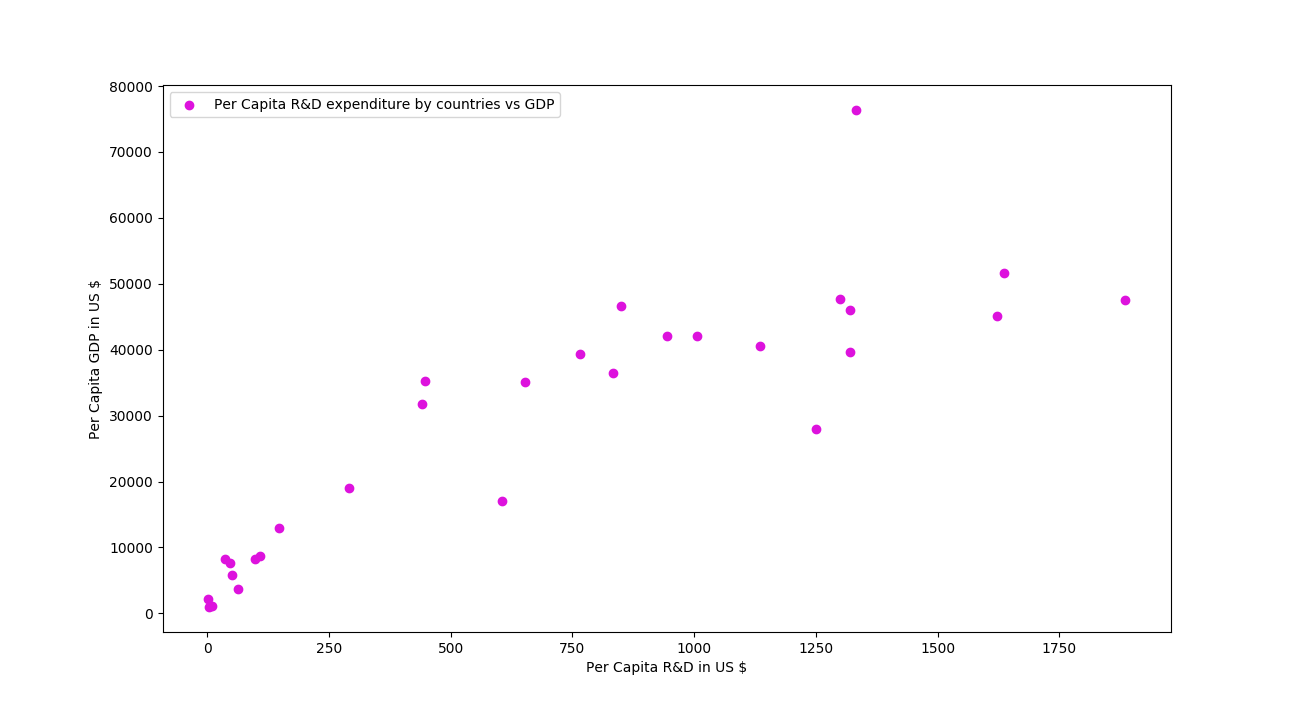

Write Python code to recreate this figure.
import pandas as pd
import matplotlib.pyplot as plt
import sys

#create dataframe from input csv
df=pd.read_csv(sys.argv[1], header='infer')

# plot scatter with first column as per capita R&D expenditure values
# and second column as per capita GDP values, both in US $
plt.scatter(df['Per Capita R&D in US $'],df['Per Capita GDP in US $'],color='#dd12dd',label="Per Capita R&D expenditure by countries vs GDP")

#specifying labels for the axes
plt.xlabel("Per Capita R&D in US $")
plt.ylabel("Per Capita GDP in US $")

plt.legend()
plt.show()
